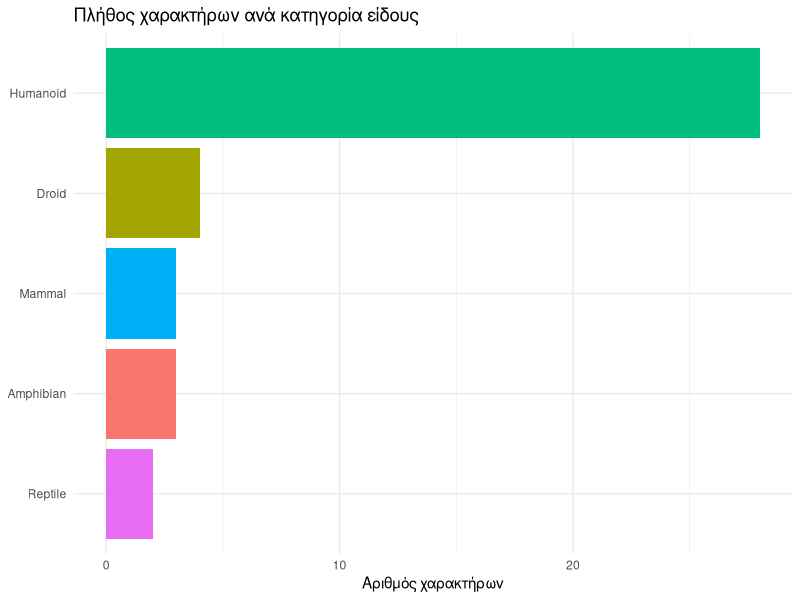
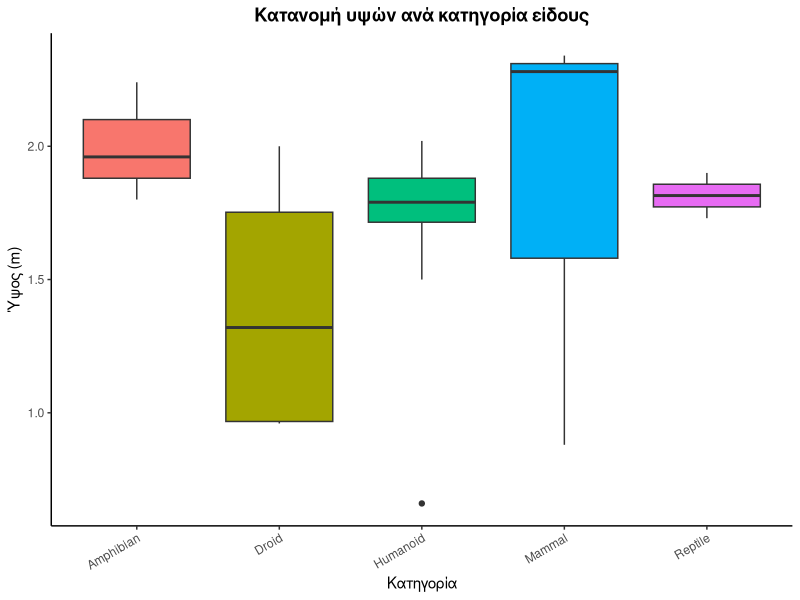
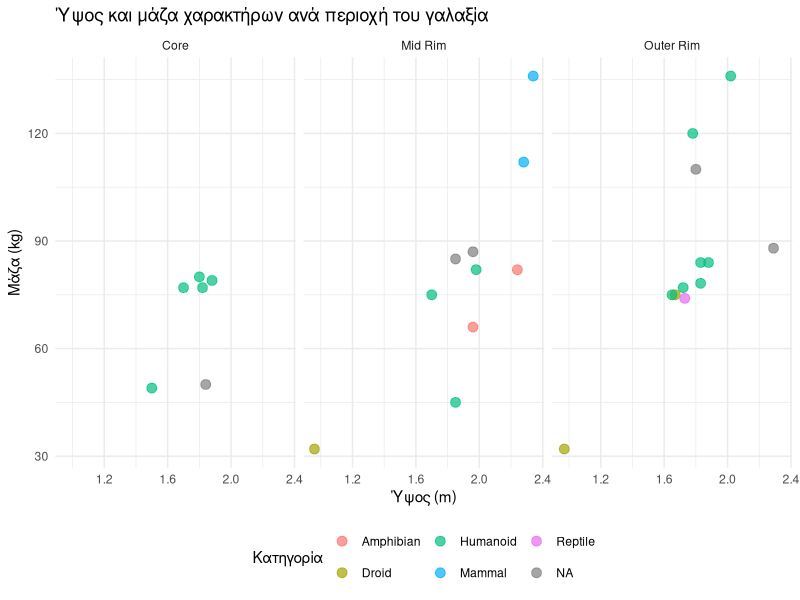
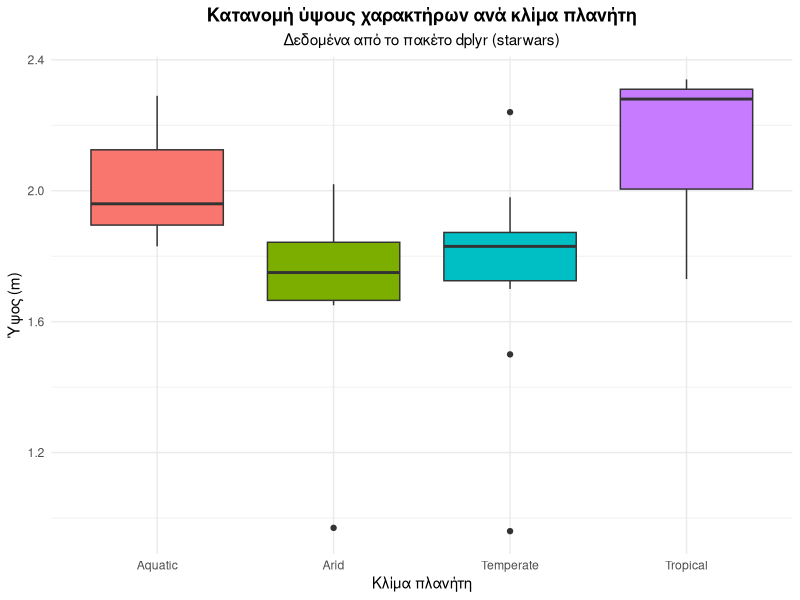

Here is the R script that generated these plots, in order:
## ---- chunk 1
library(dplyr)
library(ggplot2)
## ---- chunk 2
starwars
## ---- chunk 3
glimpse(starwars)
## ---- chunk 4
# 1. Πλήθος χαρακτήρων
nrow(starwars)   # 87

# 2. Πλήθος διακριτών ειδών
starwars |>
  summarise(n_species = n_distinct(species))

# 3. Πόσοι έχουν NA στη μάζα
starwars |>
  filter(is.na(mass)) |>
  nrow()

# 4. Οι 5 ψηλότεροι
starwars |>
  arrange(desc(height)) |>
  select(name, height, species) |>
  head(5)
## ---- chunk 5
starwars |>
  summarise(
    n_height     = sum(is.na(height)),
    n_mass       = sum(is.na(mass)),
    n_birth_year = sum(is.na(birth_year)),
    n_homeworld  = sum(is.na(homeworld)),
    n_species    = sum(is.na(species))
  )
## ---- chunk 6
sw_clean <- starwars |>
  filter(!is.na(height), !is.na(mass)) |>      # κρατάμε όσους έχουν height & mass
  filter(mass < 500) |>                        # αφαιρούμε ακραίες τιμές (π.χ. Jabba)
  mutate(
    height_m = height / 100,                   # μετατροπή σε μέτρα
    bmi      = mass / (height_m ^ 2)           # δείκτης μάζας σώματος
  ) |>
  select(name, species, homeworld, sex, height, mass, height_m, bmi)

glimpse(sw_clean)
## ---- chunk 7
sw_adults <- starwars |>
  filter(!is.na(birth_year)) |>
  mutate(age_at_yavin = birth_year) |>
  filter(age_at_yavin >= 18) |>
  select(name, species, homeworld, age_at_yavin) |>
  arrange(desc(age_at_yavin))

sw_adults
# Στην κορυφή θα δείτε τον Yoda (~896 ετών).
## ---- chunk 8
example <- tribble(
  ~name,    ~grade,
  "Maria",  9.5,
  "John", 7.0,
  "George",  8.5
)

example
## ---- chunk 9
species_class <- tribble(
  ~species,        ~classification,
  "Human",         "Humanoid",
  "Droid",         "Droid",
  "Wookiee",       "Mammal",
  "Ewok",          "Mammal",
  "Gungan",        "Amphibian",
  "Hutt",          "Reptile",
  "Rodian",        "Reptile",
  "Trandoshan",    "Reptile",
  "Twi'lek",       "Humanoid",
  "Mon Calamari",  "Amphibian",
  "Zabrak",        "Humanoid",
  "Yoda's species","Humanoid",
  "Kel Dor",       "Humanoid",
  "Mirialan",      "Humanoid",
  "Togruta",       "Humanoid",
  "Cerean",        "Humanoid"
)

species_class
## ---- chunk 10
sw_class <- sw_clean |>
  left_join(species_class, join_by(species))

glimpse(sw_class)
## ---- chunk 11
sw_class |>
  filter(!is.na(classification)) |>
  group_by(classification) |>
  summarise(
    n_characters = n(),
    avg_height_m = mean(height_m),
    avg_bmi      = mean(bmi),
    .groups      = "drop"
  ) |>
  arrange(desc(avg_bmi))

# Τα Mammals συνήθως κορυφή — οι Wookiees είναι ψηλοί και βαρείς!
## ---- chunk 12
homeworld_info <- tribble(
  ~homeworld,      ~galaxy_region,  ~climate,
  "Tatooine",      "Outer Rim",     "Arid",
  "Naboo",         "Mid Rim",       "Temperate",
  "Alderaan",      "Core",          "Temperate",
  "Stewjon",       "Core",          "Temperate",
  "Coruscant",     "Core",          "Temperate",
  "Kashyyyk",      "Mid Rim",       "Tropical",
  "Corellia",      "Core",          "Temperate",
  "Rodia",         "Outer Rim",     "Tropical",
  "Nal Hutta",     "Outer Rim",     "Tropical",
  "Bestine IV",    "Outer Rim",     "Temperate",
  "Kamino",        "Outer Rim",     "Aquatic",
  "Cerea",         "Mid Rim",       "Temperate",
  "Glee Anselm",   "Mid Rim",       "Aquatic",
  "Iridonia",      "Mid Rim",       "Arid"
)
## ---- chunk 13
sw_full <- sw_clean |>
  left_join(species_class,  join_by(species)) |>
  left_join(homeworld_info, join_by(homeworld))

glimpse(sw_full)
## ---- chunk 14
sw_full |>
  filter(!is.na(galaxy_region)) |>
  group_by(galaxy_region, classification) |>
  summarise(
    n            = n(),
    avg_height_m = mean(height_m),
    .groups      = "drop"
  ) |>
  arrange(galaxy_region, desc(n))

# Στο Core θα δείτε σχεδόν αποκλειστικά Humanoids.
# Στο Outer Rim εμφανίζονται και Reptiles (Hutts, Rodians).
## ---- chunk 15
sw_full |>
  filter(!is.na(classification)) |>
  count(classification) |>
  ggplot(aes(x = reorder(classification, n), y = n, fill = classification)) +
  geom_col(show.legend = FALSE) +
  coord_flip() +
  labs(
    title = "Πλήθος χαρακτήρων ανά κατηγορία είδους",
    x = NULL,
    y = "Αριθμός χαρακτήρων"
  ) +
  theme_minimal()
## ---- chunk 16
sw_full |>
  filter(!is.na(classification)) |>
  ggplot(aes(x = classification, y = height_m, fill = classification)) +
  geom_boxplot(show.legend = FALSE) +
  labs(
    title = "Κατανομή υψών ανά κατηγορία είδους",
    x = "Κατηγορία",
    y = "Ύψος (m)"
  ) +
  theme_classic() +
  theme(
    plot.title  = element_text(face = "bold", hjust = 0.5),
    axis.text.x = element_text(angle = 30, hjust = 1)
  )
## ---- chunk 17
sw_full |>
  filter(!is.na(galaxy_region)) |>
  ggplot(aes(x = height_m, y = mass, color = classification)) +
  geom_point(size = 3, alpha = 0.7) +
  facet_wrap(~ galaxy_region) +
  labs(
    title = "Ύψος και μάζα χαρακτήρων ανά περιοχή του γαλαξία",
    x = "Ύψος (m)",
    y = "Μάζα (kg)",
    color = "Κατηγορία"
  ) +
  theme_minimal() +
  theme(legend.position = "bottom")
## ---- chunk 18
starwars |>
  filter(!is.na(height), !is.na(mass)) |>
  filter(mass < 500) |>
  mutate(height_m = height / 100) |>
  left_join(species_class,  join_by(species)) |>
  left_join(homeworld_info, join_by(homeworld)) |>
  filter(!is.na(climate)) |>
  ggplot(aes(x = climate, y = height_m, fill = climate)) +
  geom_boxplot() +
  labs(
    title    = "Κατανομή ύψους χαρακτήρων ανά κλίμα πλανήτη",
    subtitle = "Δεδομένα από το πακέτο dplyr (starwars)",
    x        = "Κλίμα πλανήτη",
    y        = "Ύψος (m)"
  ) +
  theme_minimal() +
  theme(
    plot.title    = element_text(face = "bold", hjust = 0.5),
    plot.subtitle = element_text(hjust = 0.5),
    legend.position = "none"
  )
